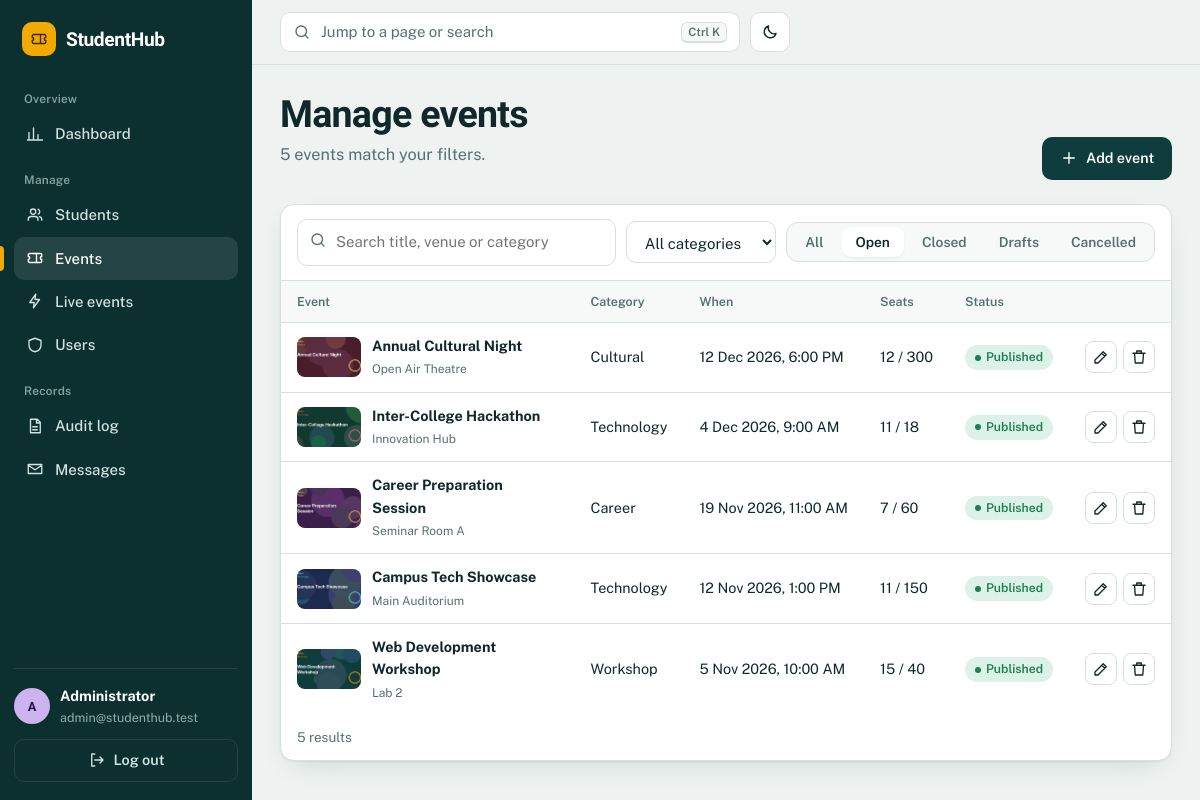
The page /manage-events.php?state=open&page=1 (signed in) on the database its author committed.
### tables this page shows
CREATE TABLE users (
  user_id BIGINT UNSIGNED NOT NULL AUTO_INCREMENT,
  email VARCHAR(254) NOT NULL,
  password_hash VARCHAR(255) NOT NULL,
  role ENUM('student','admin') NOT NULL DEFAULT 'student',
  status ENUM('active','inactive') NOT NULL DEFAULT 'active',
  last_login_at DATETIME DEFAULT NULL,
  created_at TIMESTAMP NOT NULL DEFAULT CURRENT_TIMESTAMP,
  PRIMARY KEY (user_id),
  UNIQUE KEY uq_users_email (email),
  KEY idx_users_role_status (role, status)
);

CREATE TABLE events (
  event_id BIGINT UNSIGNED NOT NULL AUTO_INCREMENT,
  category_id SMALLINT UNSIGNED NOT NULL,
  title VARCHAR(150) NOT NULL,
  description TEXT NOT NULL,
  location VARCHAR(150) NOT NULL,
  starts_at DATETIME NOT NULL,
  ends_at DATETIME DEFAULT NULL,
  capacity INT UNSIGNED NOT NULL DEFAULT 50,
  status ENUM('draft','published','closed','cancelled') NOT NULL DEFAULT 'published',
  poster_path VARCHAR(255) DEFAULT NULL,
  created_by BIGINT UNSIGNED DEFAULT NULL,
  created_at TIMESTAMP NOT NULL DEFAULT CURRENT_TIMESTAMP,
  updated_at TIMESTAMP NOT NULL DEFAULT CURRENT_TIMESTAMP ON UPDATE CURRENT_TIMESTAMP,
  PRIMARY KEY (event_id),
  KEY idx_events_status_starts (status, starts_at),
  KEY idx_events_category (category_id),
  CONSTRAINT fk_events_category FOREIGN KEY (category_id) REFERENCES event_categories (category_id) ON UPDATE CASCADE ON DELETE RESTRICT,
  CONSTRAINT fk_events_creator FOREIGN KEY (created_by) REFERENCES users (user_id) ON UPDATE CASCADE ON DELETE SET NULL
);

### manage-events.php (the view, shortened to what the rows shown need)
<?php
require __DIR__ . '/includes/bootstrap.php';
$admin = require_login('admin');
$f = ['q' => clean($_GET['q'] ?? '', 80), 'category' => (int) ($_GET['category'] ?? 0) ?: '', 'state' => in_array($_GET['state'] ?? '', ['all', 'open', 'closed', 'draft', 'cancelled'], true) ? $_GET['state'] : 'all'];
[$where, $params] = event_filter($f, true);
$total = (int) q_val("SELECT COUNT(*) FROM v_event_summary WHERE $where", $params);
$p = paginate($total, (int) ($_GET['page'] ?? 1), 8);
$rows = q_all(EVENT_SELECT . " WHERE $where ORDER BY starts_at DESC, event_id DESC LIMIT {$p['per']} OFFSET {$p['offset']}", $params);
render_header('Manage events', ['active' => 'manage-events', 'scripts' => ['manage-events.js'], 'subtitle' => $total . ' event' . ($total === 1 ? '' : 's') . ' match your filters.',
    'actions' => '<button class="btn btn-primary" type="button" data-event-add>' . icon('plus') . 'Add event</button>']);
?>
<div class="card card-flush">
  <?php if (!$rows): ?>
    <div class="empty"><?= icon('ticket') ?><h3>No events found</h3><p>Change the filters or add a new event.</p></div>
  <?php else: ?>
  <div class="table-wrap"><table class="data">
    <thead><tr><th scope="col">Event</th><th scope="col">Category</th><th scope="col">When</th><th scope="col">Seats</th><th scope="col">Status</th><th scope="col" class="right"><span class="sr">Actions</span></th></tr></thead>
    <tbody>
    <?php foreach ($rows as $r):
        $data = ['event_id' => (int) $r['event_id'], 'title' => $r['title'], 'category_id' => (int) $r['category_id'], 'description' => $r['description'], 'location' => $r['location'],
                 'starts_at' => date('Y-m-d\TH:i', strtotime($r['starts_at'])), 'ends_at' => $r['ends_at'] ? date('Y-m-d\TH:i', strtotime($r['ends_at'])) : '', 'capacity' => (int) $r['capacity'], 'status' => $r['status'], 'poster' => $r['poster_path'] ? url($r['poster_path']) : '']; ?>
      <tr>
        <td><div class="cell-person">
          <span class="thumb"><?php if ($r['poster_path']): ?><img src="<?= h(url($r['poster_path'])) ?>" alt="" width="64" height="40" loading="lazy"><?php else: ?><?= icon('image') ?><?php endif; ?></span>
          <div><strong><?= h($r['title']) ?></strong><small><?= h($r['location']) ?></small></div></div></td>
        <td><?= h($r['category']) ?></td>
        <td class="nowrap"><?= h(fmt_dt($r['starts_at'], 'j M Y, g:i A')) ?></td>
        <td class="nowrap"><?= (int) $r['registered_count'] ?> / <?= (int) $r['capacity'] ?></td>
        <td><?= badge($r['status']) ?></td>
        <td><div class="actions">
          <button class="icon-btn sm" type="button" data-event-edit="<?= h(json_encode($data, JSON_HEX_TAG | JSON_HEX_AMP | JSON_HEX_APOS | JSON_HEX_QUOT)) ?>" aria-label="Edit <?= h($r['title']) ?>" title="Edit"><?= icon('edit') ?></button>
          <form method="post" data-confirm="“<?= h($r['title']) ?>” and its <?= (int) $r['registered_count'] ?> registration(s) will be deleted. This cannot be undone." data-confirm-title="Delete this event?" data-confirm-ok="Delete event"><?= csrf_field() ?><input type="hidden" name="action" value="delete"><input type="hidden" name="event_id" value="<?= (int) $r['event_id'] ?>"><button class="icon-btn sm danger" type="submit" aria-label="Delete <?= h($r['title']) ?>" title="Delete"><?= icon('trash') ?></button></form>
        </div></td>
      </tr>
    <?php endforeach; ?>
    </tbody>
  </table></div>
  <?php endif; ?>
</div>
<?php render_footer();

### includes/ui.php (shortened to what the rows shown need)
<?php
function icon(string $name, string $class = 'icon'): string
{
    static $paths = [
        'home' => 'M3 11l9-8 9 8M5 10v10h14V10',
        'calendar' => 'M4 6h16v14H4zM4 10h16M8 3v4M16 3v4',
        'users' => 'M16 19v-1a4 4 0 0 0-4-4H7a4 4 0 0 0-4 4v1M9.5 11a3.5 3.5 0 1 0 0-7 3.5 3.5 0 0 0 0 7M21 19v-1a4 4 0 0 0-3-3.9M16 4.2a3.5 3.5 0 0 1 0 6.6',
        'user' => 'M12 12a4 4 0 1 0 0-8 4 4 0 0 0 0 8M4 21v-1a6 6 0 0 1 6-6h4a6 6 0 0 1 6 6v1',
        'chart' => 'M4 20V10M10 20V4M16 20v-7M22 20H2',
        'ticket' => 'M3 8a2 2 0 0 1 2-2h14a2 2 0 0 1 2 2v2a2 2 0 0 0 0 4v2a2 2 0 0 1-2 2H5a2 2 0 0 1-2-2v-2a2 2 0 0 0 0-4zM14 6v12',
        'shield' => 'M12 3l8 3v6c0 5-3.5 8-8 9-4.5-1-8-4-8-9V6z',
        'log' => 'M6 3h9l4 4v14H6zM14 3v5h5M9 13h6M9 17h6',
        'mail' => 'M3 6h18v12H3zM3 7l9 6 9-6',
        'search' => 'M11 18a7 7 0 1 0 0-14 7 7 0 0 0 0 14M20 20l-4-4',
        'plus' => 'M12 5v14M5 12h14',
        'edit' => 'M4 20h4L19 9l-4-4L4 16zM13 7l4 4',
        'trash' => 'M4 7h16M9 7V4h6v3M6 7l1 13h10l1-13',
        'download' => 'M12 4v11M7 11l5 5 5-5M4 20h16',
        'sun' => 'M12 16a4 4 0 1 0 0-8 4 4 0 0 0 0 8M12 2v2M12 20v2M2 12h2M20 12h2M5 5l1.5 1.5M17.5 17.5L19 19M5 19l1.5-1.5M17.5 6.5L19 5',
        'moon' => 'M20 14A8 8 0 0 1 10 4a8 8 0 1 0 10 10z',
        'logout' => 'M9 4H5v16h4M16 8l4 4-4 4M20 12H9',
        'menu' => 'M4 7h16M4 12h16M4 17h16',
        'x' => 'M6 6l12 12M18 6L6 18',
        'check' => 'M5 12l5 5 9-11',
        'alert' => 'M12 4l9 16H3zM12 10v4M12 17v.5',
        'info' => 'M12 21a9 9 0 1 0 0-18 9 9 0 0 0 0 18M12 11v5M12 8v.5',
        'upload' => 'M12 16V4M7 9l5-5 5 5M4 20h16',
        'eye' => 'M2 12s4-7 10-7 10 7 10 7-4 7-10 7S2 12 2 12M12 15a3 3 0 1 0 0-6 3 3 0 0 0 0 6',
        'archive' => 'M3 5h18v4H3zM5 9v10h14V9M10 13h4',
        'restore' => 'M4 12a8 8 0 1 1 3 6.2M4 19v-5h5',
        'pin' => 'M12 21s-7-6-7-11a7 7 0 0 1 14 0c0 5-7 11-7 11M12 12a2.5 2.5 0 1 0 0-5 2.5 2.5 0 0 0 0 5',
        'clock' => 'M12 21a9 9 0 1 0 0-18 9 9 0 0 0 0 18M12 7v5l3 2',
        'bolt' => 'M13 3L5 14h6l-1 7 8-11h-6z',
        'sort' => 'M8 9l4-4 4 4M8 15l4 4 4-4',
        'left' => 'M15 6l-6 6 6 6',
        'right' => 'M9 6l6 6-6 6',
        'lock' => 'M6 11h12v9H6zM8 11V8a4 4 0 0 1 8 0v3',
        'image' => 'M4 5h16v14H4zM4 16l4-4 4 4 3-3 5 5M9 10a1 1 0 1 0 0-.01',
        'sliders' => 'M4 7h10M18 7h2M4 17h2M10 17h10M14 5v4M6 15v4',
    ];
    $d = $paths[$name] ?? $paths['info'];
    return '<svg class="' . h($class) . '" viewBox="0 0 24 24" fill="none" stroke="currentColor" stroke-width="1.8" stroke-linecap="round" stroke-linejoin="round" aria-hidden="true" focusable="false"><path d="' . $d . '"/></svg>';
}
function badge(string $status): string
{
    static $map = [
        'active' => 'ok', 'published' => 'ok', 'registered' => 'ok', 'open' => 'ok', 'attended' => 'info',
        'inactive' => 'muted', 'archived' => 'muted', 'draft' => 'muted', 'cancelled' => 'bad', 'closed' => 'warn', 'full' => 'warn',
        'admin' => 'brand', 'student' => 'info',
    ];
    return '<span class="badge badge-' . ($map[$status] ?? 'muted') . '">' . h(ucfirst($status)) . '</span>';
}
function avatar(string $name, string $size = ''): string
{
    $hue = abs(crc32($name)) % 360;
    return '<span class="avatar ' . h($size) . '" style="--hue:' . $hue . '" aria-hidden="true">' . h(initials($name)) . '</span>';
}
function render_header(string $title, array $o = []): void
{
    $user = current_user();
    $layout = $o['layout'] ?? ($user ? 'app' : 'public');
    $menu = menu_for($user);
    $flat = [];
    foreach ($menu as $items) {
        foreach ($items as $it) {
            $flat[] = ['label' => $it[1], 'href' => url($it[2])];
        }
    }
    $remaining = $user ? max(0, (int) cfg('session_timeout') - (time() - (int) ($_SESSION['last_activity'] ?? time()))) : 0;
    $body = [
        'class' => 'layout-' . $layout . ' ' . ($o['bodyClass'] ?? ''),
        'data-base' => base_path(),
        'data-csrf' => csrf_token(),
        'data-role' => $user['role'] ?? 'guest',
        'data-timeout' => $user ? (string) $remaining : '',
        'data-menu' => json_encode($flat, JSON_UNESCAPED_SLASHES | JSON_HEX_APOS | JSON_HEX_AMP | JSON_HEX_QUOT),
    ];
    $bodyAttrs = '';
    foreach ($body as $k => $v) {
        $bodyAttrs .= ' ' . $k . '="' . h($v) . '"';
    }
    ?>
<!DOCTYPE html>
<html lang="en">
<head>
  <link rel="stylesheet" href="<?= h(asset('assets/css/app.css')) ?>">
</head>
<body<?= $bodyAttrs ?>>
<?php if ($layout === 'app' && $user): ?>
  <div class="shell">
    <aside class="sidebar" id="sidebar" aria-label="Main navigation">
      <a class="brand" href="<?= h(url(home_for($user['role']))) ?>"><span class="brand-mark"><?= icon('ticket') ?></span><span>StudentHub</span></a>
      <nav>
        <?php foreach ($menu as $section => $items): ?>
          <?php if ($section !== ''): ?><p class="nav-section"><?= h($section) ?></p><?php endif; ?>
          <ul>
            <?php foreach ($items as [$ic, $text, $href, $key]): ?>
              <li><a href="<?= h(url($href)) ?>"<?= ($o['active'] ?? '') === $key ? ' class="active" aria-current="page"' : '' ?>><?= icon($ic) ?><span><?= h($text) ?></span></a></li>
            <?php endforeach; ?>
          </ul>
        <?php endforeach; ?>
      </nav>
      <div class="sidebar-foot">
        <div class="me">
          <?= avatar($user['full_name'] ?? $user['email']) ?>
          <div><strong><?= h($user['full_name'] ?? 'Administrator') ?></strong><small><?= h($user['email']) ?></small></div>
        </div>
        <form action="<?= h(url('logout.php')) ?>" method="post"><?= csrf_field() ?><button class="btn btn-ghost btn-block" type="submit"><?= icon('logout') ?>Log out</button></form>
      </div>
    </aside>
    <div class="shell-main">
      <header class="topbar">
        <button class="palette-trigger" type="button" data-palette-open><?= icon('search') ?><span>Jump to a page or search</span><kbd>Ctrl K</kbd></button>
        <button class="icon-btn" type="button" data-theme-toggle aria-label="Toggle colour theme"><?= icon('moon', 'icon i-moon') . icon('sun', 'icon i-sun') ?></button>
      </header>
      <main id="main" class="page" tabindex="-1">
        <div class="page-head">
          <div>
            <h1><?= h($title) ?></h1>
            <?php if (!empty($o['subtitle'])): ?><p class="lede"><?= h($o['subtitle']) ?></p><?php endif; ?>
          </div>
          <?php if (!empty($o['actions'])): ?><div class="page-actions"><?= $o['actions'] ?></div><?php endif; ?>
        </div>
<?php endif; ?>
<?php
}
function render_footer(): void
{
    $layout = $GLOBALS['__layout'] ?? 'public';
    if ($layout === 'app') {
        echo "      </main>\n    </div>\n  </div>\n";
    } elseif ($layout === 'auth') {
        echo "    </main>\n  </div>\n";
    } else {
        echo "  </main>\n  <footer class=\"pubfoot\"><div class=\"wrap\"><span>StudentHub · a semester project in PHP and MySQL</span><span>Built for Practicals 7–15</span></div></footer>\n";
    }
    ?>
</body>
</html>
<?php
}
    ?>

### rows shown on the page
users: email "A", email "admin@studenthub.test"
events: poster_path (picture), title "Annual Cultural Night", location "Open Air Theatre", category "Cultural", starts_at "12 Dec 2026, 6:00 PM", registered_count "12", capacity "300", status "Published"
events: poster_path (picture), title "Inter-College Hackathon", location "Innovation Hub", category "Technology", starts_at "4 Dec 2026, 9:00 AM", registered_count "11", capacity "18", status "Published"
events: poster_path (picture), title "Career Preparation Session", location "Seminar Room A", category "Career", starts_at "19 Nov 2026, 11:00 AM", registered_count "7", capacity "60", status "Published"
events: poster_path (picture), title "Campus Tech Showcase", location "Main Auditorium", category "Technology", starts_at "12 Nov 2026, 1:00 PM", registered_count "11", capacity "150", status "Published"
events: poster_path (picture), title "Web Development Workshop", location "Lab 2", category "Workshop", starts_at "5 Nov 2026, 10:00 AM", registered_count "15", capacity "40", status "Published"

### other values the page prints
$section "Overview"
$text "Dashboard"
$section "Manage"
$text "Students"
$text "Events"
$text "Live events"
$text "Users"
$section "Records"
$text "Audit log"
$text "Messages"
$user['full_name'] "Administrator"
$title "Manage events"
$o['subtitle'] "5 events match your filters."
$o['actions'] "Add event"
$l "All"
